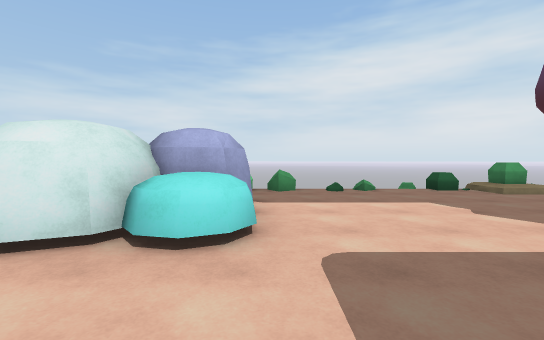
[1] (above)

19 first-person views from a walk through a Unity game level. The camera is 1.4 m above the floor, tilts 2° down and sees 90° across. The floor is counted in squares, 1.8 m on a side. Each view is taken from the middle of a square. On the plan, view 1 faces up. The plan holds only what a view shows up to about 10 squares ahead; the rest is blank. The place goes on beyond the plan. The player is left out. Some surface patterns are stand-ins.

[2]
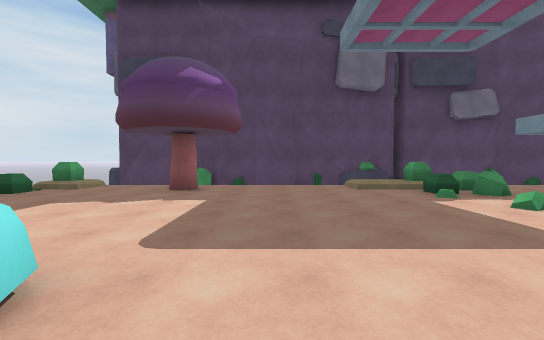

[3]
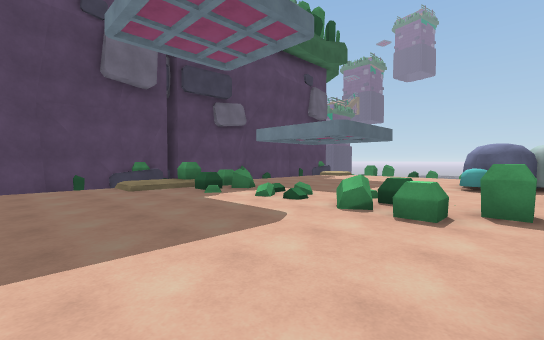

[4]
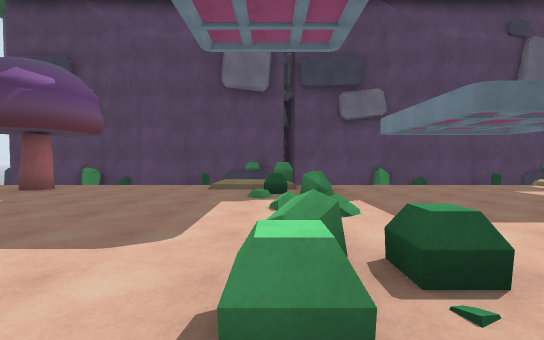

[5]
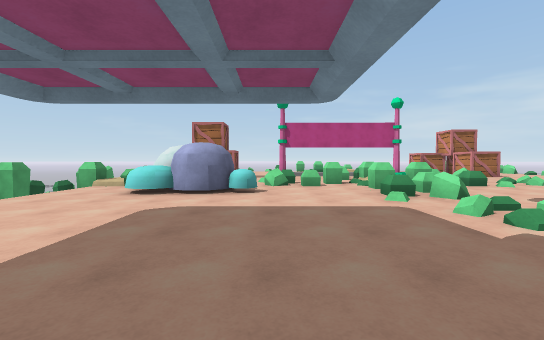

[6]
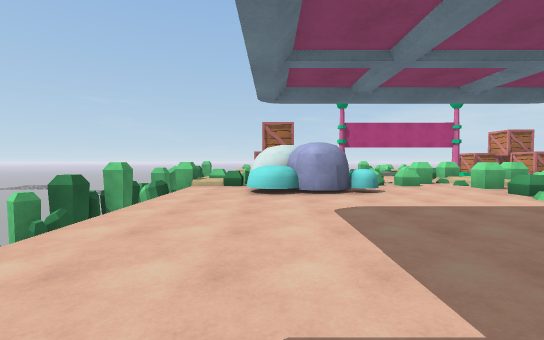

[7]
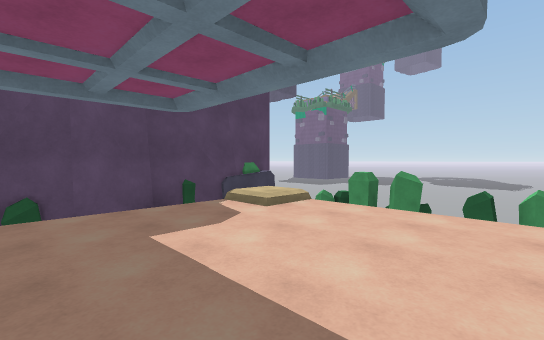

[8]
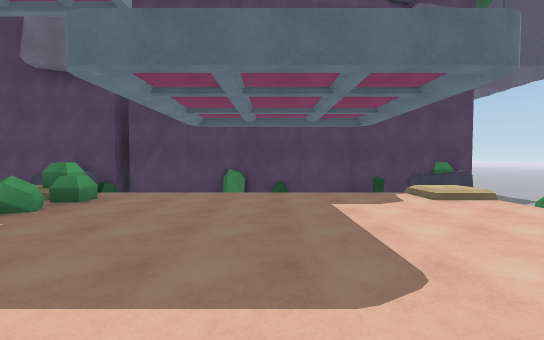

[9]
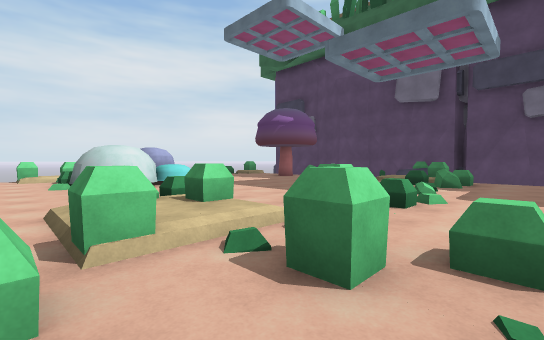

[10]
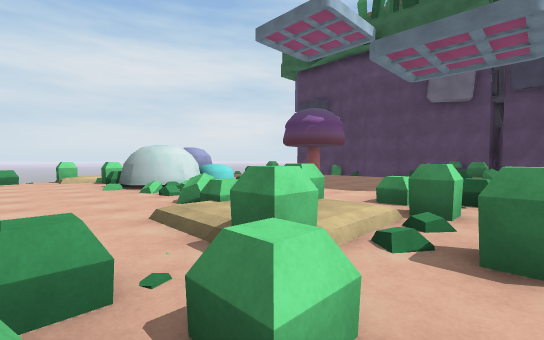

[11]
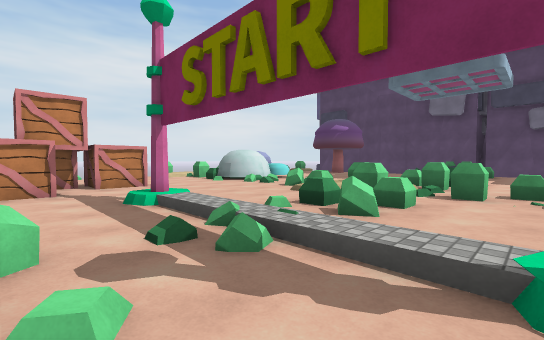

[12]
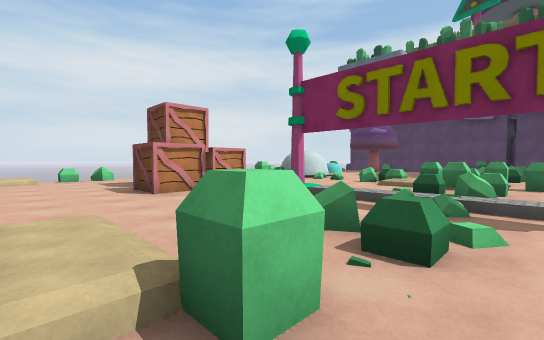

[13]
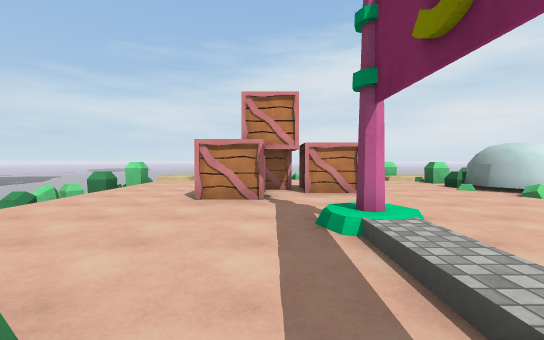

[14]
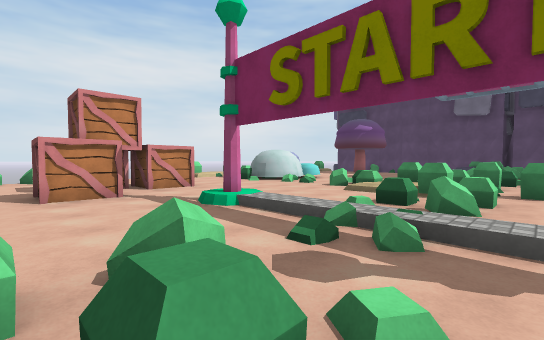

[15]
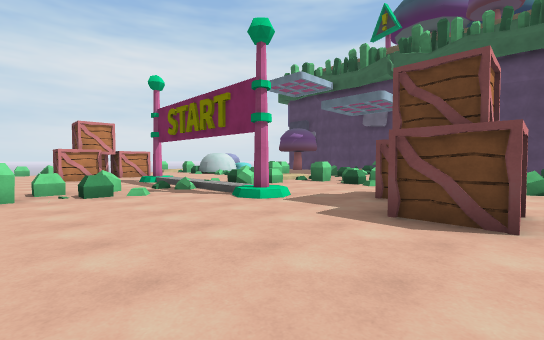

[16]
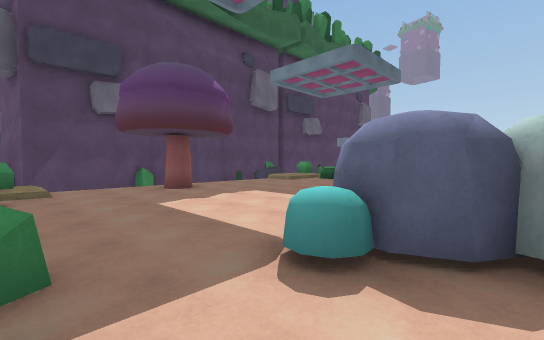

[17]
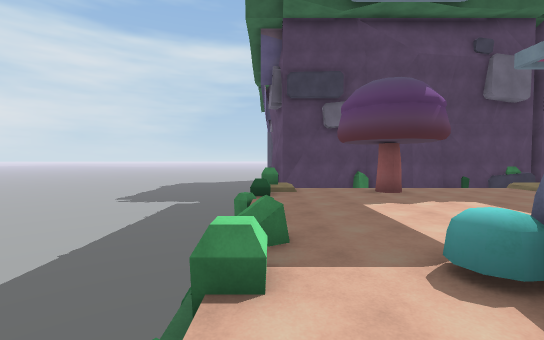

[18]
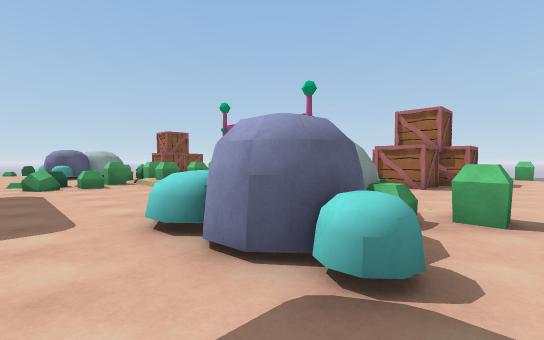

[19]
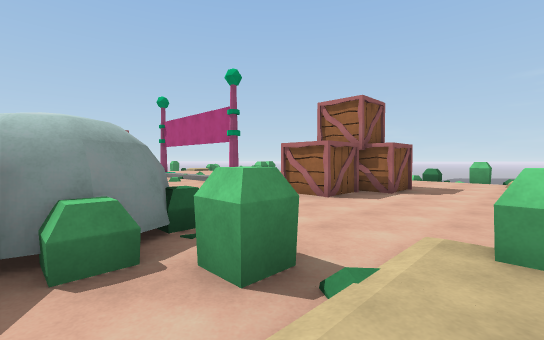

### Floor plan
Key: @ floor where view 1 was taken; # wall or solid block; x gap in a wall; . main floor; : floor 0.25 m higher than the main floor; + floor 0.5 m higher than the main floor; / step, stairs or slope; = window, fence, low wall or low ledge; ^ raised ledge; v drop or lower ground; T thing the floor can be seen under or through; O other object.
Columns run from 14 left of view 1 to 9 right of it. Each row starts with its distance up from view 1.
  8              vv   v
  7  +.==  .=##+/^=....=xvv#
  6 v........ TT.........vv
  5 vx........TT.O.......v#
  4 = ..OOOO..TOOO.....O.v#
  3 v...OOOO..OOOOO....O.vv
  2 v...OOO....O.........v#
  1 v...OO...............v#
  0  =........==#.@......v#
 -1  =....:...===........v#
 -2  +....:...#=/.......+v#
 -3  +#==.:.=#=+/===..==xv##
 -4  :#==./.==##/.=#//==. v
 -5  ...../....#.........v#
 -6   ..../...===........v#
 -7   ....:...==.........v#
 -8   ........  .O.......v#
 -9   ......OO  OO.......v#
-10   ....OOO   OOO......v#
-11   /...OO../#O......./v#
-12           /x........+v#
-13            vv        v#
-14           vvvvvvvvvvvvv

Positions as (right, up) in squares from view 1, and headings:
1: (0, 0), facing up
2: (-2, 1), facing right
3: (-2, 1), facing down-right
4: (-2, -3), facing right
5: (6, -7), facing left
6: (6, -10), facing left
7: (2, -8), facing down-right
8: (0, -8), facing right
9: (-5, -6), facing up-right
10: (-6, -5), facing up-right
11: (-10, -6), facing up-right
12: (-13, -5), facing up-right
13: (-9, -4), facing up
14: (-11, -5), facing up-right
15: (-12, -11), facing up-right
16: (-2, 7), facing down-right
17: (-3, 7), facing right
18: (1, 6), facing down-left
19: (-2, 7), facing down-left
